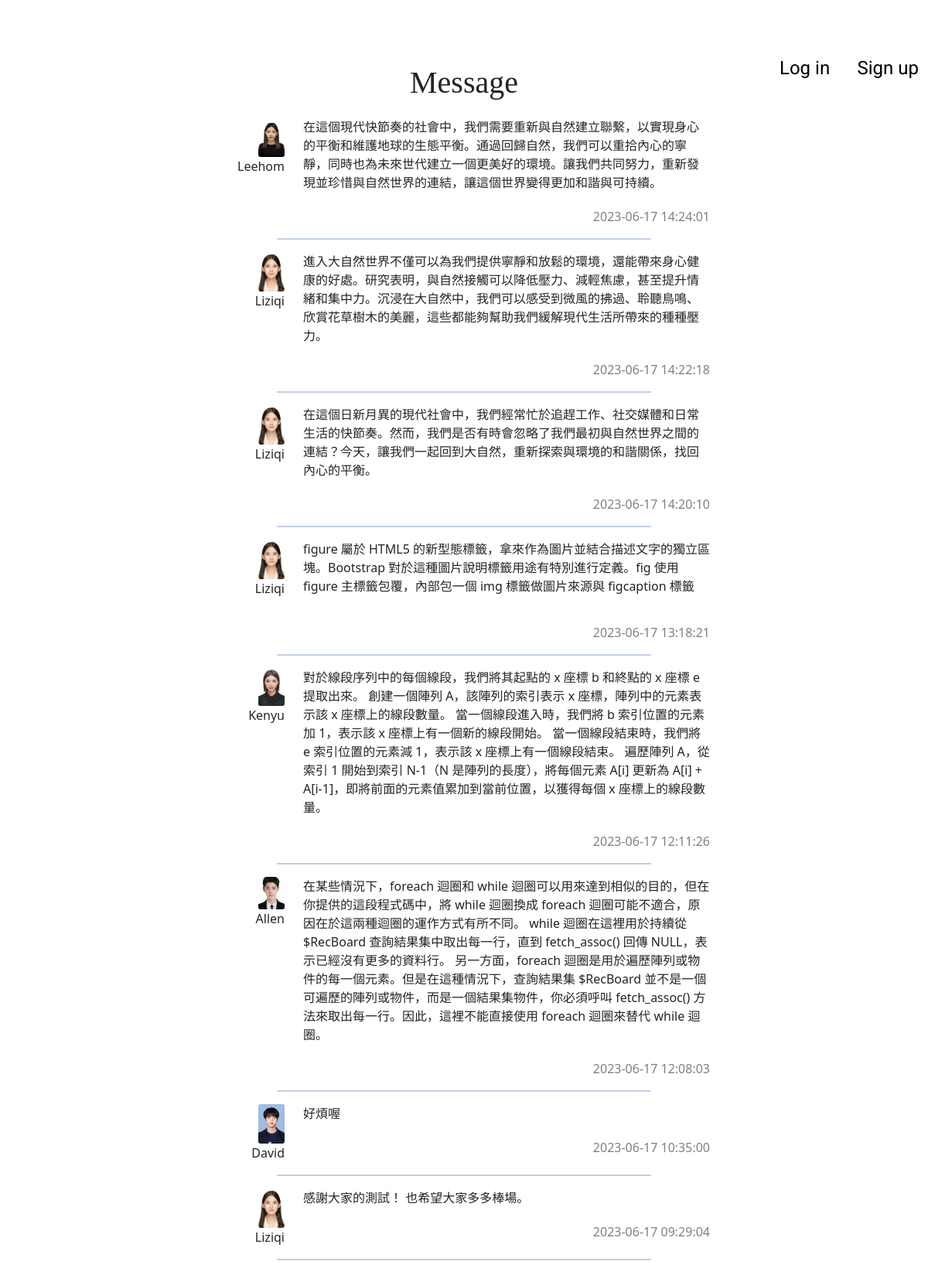
The app's page /index.php?do=message_board with its own data.
### tables this page shows
CREATE TABLE `board` (
  `id` int(10) UNSIGNED NOT NULL,
  `subject` varchar(20) DEFAULT NULL,
  `time` timestamp NOT NULL DEFAULT current_timestamp(),
  `content` text NOT NULL,
  `school_num` varchar(15) DEFAULT NULL
);

CREATE TABLE `images` (
  `id` int(10) UNSIGNED NOT NULL,
  `school_num` varchar(16) NOT NULL,
  `img` text DEFAULT NULL,
  `type` text DEFAULT NULL,
  `created_time` timestamp NULL DEFAULT NULL ON UPDATE current_timestamp(),
  `story` text DEFAULT NULL
);

CREATE TABLE `students` (
  `id` int(10) UNSIGNED NOT NULL,
  `school_num` int(15) NOT NULL COMMENT '學號',
  `name` varchar(16) NOT NULL COMMENT '姓名',
  `en_name` varchar(16) NOT NULL COMMENT '英文名字',
  `birthday` varchar(20) NOT NULL COMMENT '出生年月日',
  `uni_id` varchar(16) NOT NULL COMMENT '身分證號碼',
  `addr` varchar(50) NOT NULL COMMENT '住址',
  `tel` varchar(16) NOT NULL COMMENT '電話',
  `email` varchar(50) NOT NULL COMMENT '電子郵件',
  `dept` varchar(10) NOT NULL COMMENT '科系',
  `guardian` varchar(16) NOT NULL COMMENT '監護人',
  `intro` text DEFAULT NULL COMMENT '簡介'
);

### front/message_board.php (the view, shortened to what this page needs)
<!DOCTYPE html>
<html lang="en">
<head>
</head>
<body>
    <?php
    $sql = "SELECT * FROM `board`, `students`, `images`
    WHERE `students`.`school_num` = `board`.`school_num` AND `board`.`school_num` = `images`.`school_num`
    ORDER BY `board`.`time` DESC";
    $row = $pdo->query($sql)->fetchAll(PDO::FETCH_ASSOC);
    ?>
    <div class="container text-center" id="box">
        <div class="row">
            <div id="mesTitle" class="col" style="font-family: 'Tilt Prism', cursive;">
                Message
            </div>
        </div>
        <?php foreach ($row as $key => $value) { ?>
            <div class="row">
                <div class="col-2" id="who">
                    <img class="card-img-top" src="./image/<?= $value['img']; ?>" alt="image" style="width: 40%" /><br>
                    <?= $value['en_name']; ?>
                </div>
                <div class="col-10">
                    <div class="row" id="content">
                        <div class="col">
                            <?= $value['content']; ?>
                        </div>
                    </div>
                    <div class="row">
                        <div class="col" id="time">
                            <?= $value['time']; ?>
                        </div>
                    </div>
                </div>
            </div>
            <hr>
        <?php } ?>
    </div>
    <div class="back">
        <a href="./index.php"><svg xmlns="http://www.w3.org/2000/svg" width="50" height="50" fill="currentColor" class="bi bi-arrow-left-short" viewBox="0 0 16 16">
                <path fill-rule="evenodd" d="M12 8a.5.5 0 0 1-.5.5H5.707l2.147 2.146a.5.5 0 0 1-.708.708l-3-3a.5.5 0 0 1 0-.708l3-3a.5.5 0 1 1 .708.708L5.707 7.5H11.5a.5.5 0 0 1 .5.5z" />
            </svg>back</a>
    </div>
</body>
</html>

### index.php (shortened to what this page needs)
<!DOCTYPE html>
<html lang="en">
<head>
    <link rel="stylesheet" href="https://cdnjs.cloudflare.com/ajax/libs/animate.css/4.1.1/animate.min.css" />
    <link rel="stylesheet" href="./css/index.css">
    <link href="https://cdn.jsdelivr.net/npm/bootstrap@5.2.3/dist/css/bootstrap.min.css" rel="stylesheet">
</head>
<body>
    <header>
        <?php
        if (!isset($_SESSION['login'])) {
        ?>
            <div class="menu">
                <div class="login">
                    <a href="index.php?do=login">Log in</a>
                </div>
                <div class="register">
                    <a href="index.php?do=reg">Sign up</a>
                </div>
            </div>
        <?php } else { ?>
            <div class="signOut">
                <a href="./api/logout.php">Sign out</a>
            </div>
        <?php } ?>
    </header>
    <main>
        <main>
            <div id="content">
                <?php
                $do = $_GET['do'] ?? '';
                $file = "./front/" . $do . ".php";
                if (file_exists($file)) {
                    include $file;
                }
                ?>
            </div>
        </main>
</body>
</html>

### css/index.css (style rules this page uses)
body { background-image: url(../photo/index.jpg); background-size: cover; background-position: center; display: flex; flex-direction: column; justify-content: center; align-items: center; height: 100vh; margin: auto; background-repeat: no-repeat; }
.menu { position: absolute; top: 4%; left: 84%; display: flex; justify-content: space-between; width: 180px; font-size: 24px; }
.message > a, .login > a, .register > a, .signOut > a { color: black; text-shadow: 1px 1px 4px #eee; font-family: "Roboto", sans-serif; text-decoration: none; position: relative; }
.message > a::after, .login > a::after, .register > a::after, .signOut > a::after { content: ""; border-bottom: 1px dashed lightgrey; position: absolute; width: 70%; right: 10px; bottom: 2px; opacity: 0; transition: opacity 0.3s ease; }

### front/message_board.php (style rules this page uses)
.back>a { color: white; position: absolute; top: 90%; left: 2%; text-decoration: none; font-size: 18px; }
.container { width: 55vw; height: 90vh; background-color: #ffffff90; }
#mesTitle { font-size: 40px; margin-bottom: 15px; }
#box { border-radius: 3px; overflow-y: auto; }
#content { text-align: start; margin-bottom: 20px; }
#who { text-align: end; }
#who>img { border-radius: 3px; }
#time { text-align: end; color: gray; }
hr { border-top: 2px solid #084298; margin: 1rem 12%; }

### records on screen
board: images.img (picture), students.en_name "Leehom", content "在這個現代快節奏的社會中，我們需要重新與自然建立聯繫，以實現身心的平衡和維護地球的生態平衡。通過回歸自然，我們可以重拾內心的寧靜，同時也為未來世代建立一個更美好的環境。讓我們共同努力，重新發現並珍惜與自然世界的連結，讓這個世界變得更加和諧與可持續。", time "2023-06-17 14:24:01"
board: images.img (picture), students.en_name "Liziqi", content "進入大自然世界不僅可以為我們提供寧靜和放鬆的環境，還能帶來身心健康的好處。研究表明，與自然接觸可以降低壓力、減輕焦慮，甚至提升情緒和集中力。沉浸在大自然中，我們可以感受到微風的拂過、聆聽鳥鳴、欣賞花草樹木的美麗，這些都能夠幫助我們緩解現代生活所帶來的種種壓力。", time "2023-06-17 14:22:18"
board: images.img (picture), students.en_name "Liziqi", content "在這個日新月異的現代社會中，我們經常忙於追趕工作、社交媒體和日常生活的快節奏。然而，我們是否有時會忽略了我們最初與自然世界之間的連結？今天，讓我們一起回到大自然，重新探索與環境的和諧關係，找回內心的平衡。", time "2023-06-17 14:20:10"
board: images.img (picture), students.en_name "Liziqi", content "figure 屬於 HTML5 的新型態標籤，拿來作為圖片並結合描述文字的獨立區塊。Bootstrap 對於這種圖片說明標籤用途有特別進行定義。fig 使用 figure 主標籤包覆，內部包一個 img 標籤做圖片來源與 figcaption 標籤", time "2023-06-17 13:18:21"
board: images.img (picture), students.en_name "Kenyu", content "對於線段序列中的每個線段，我們將其起點的 x 座標 b 和終點的 x 座標 e 提取出來。 創建一個陣列 A，該陣列的索引表示 x 座標，陣列中的元素表示該 x 座標上的線段數量。 當一個線段進入時，我們將 b 索引位置的元素加 1，表示該 x 座標上有一個新的線段開始。 當一個線段結束時，我們將 e 索引位置的元素減 1，表示該 x 座標上有一個線段結束。 遍歷陣列 A，從索引 1 開始到索引 N-1（N 是陣列的長度），將每個元素 A[i] 更新為 A[i] + A[i-1]，即將前面的元素值累加到當前位置，以獲得每個 x 座標上的線段數量。", time "2023-06-17 12:11:26"
board: images.img (picture), students.en_name "Allen", content "在某些情況下，foreach 迴圈和 while 迴圈可以用來達到相似的目的，但在你提供的這段程式碼中，將 while 迴圈換成 foreach 迴圈可能不適合，原因在於這兩種迴圈的運作方式有所不同。 while 迴圈在這裡用於持續從 $RecBoard 查詢結果集中取出每一行，直到 fetch_assoc() 回傳 NULL，表示已經沒有更多的資料行。 另一方面，foreach 迴圈是用於遍歷陣列或物件的每一個元素。但是在這種情況下，查詢結果集 $RecBoard 並不是一個可遍歷的陣列或物件，而是一個結果集物件，你必須呼叫 fetch_assoc() 方法來取出每一行。因此，這裡不能直接使用 foreach 迴圈來替代 while 迴圈。", time "2023-06-17 12:08:03"
board: images.img (picture), students.en_name "David", content "好煩喔", time "2023-06-17 10:35:00"
board: images.img (picture), students.en_name "Liziqi", content "感謝大家的測試！ 也希望大家多多棒場。", time "2023-06-17 09:29:04"
